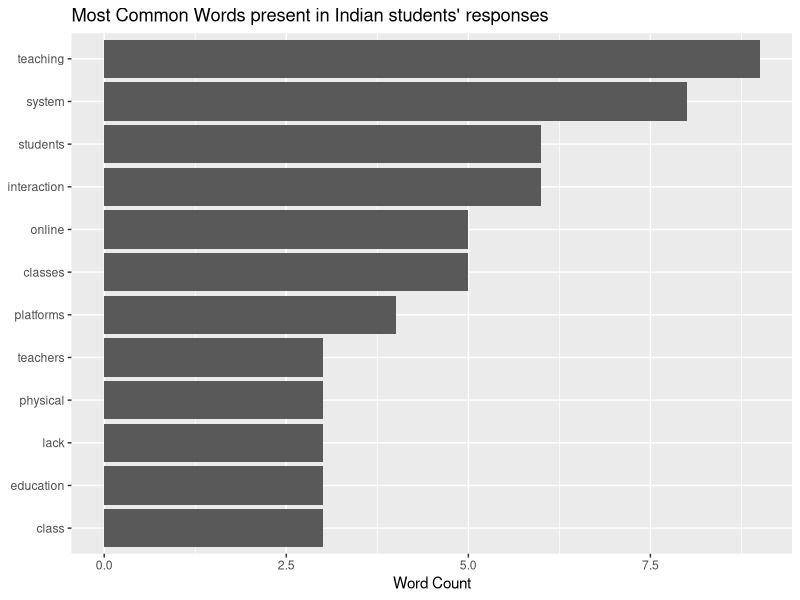

The R source for this figure:
library(tidyverse)
library(dplyr)
library(ggplot2)
library(readr)

setwd("F:/Desk/Winter2021/WT-CivilWebsite/Report")
path <- getwd()

sIND_WC <- read_csv("sIND_DA_WC.csv")
colnames(sIND_WC) <- c("index", "word", "word_count", "PER")
sIND_WC <- sIND_WC %>% mutate(word = reorder(word, word_count))
sIND_WC_Plot <- sIND_WC %>% filter(word_count >= 3)

G_sIND <- sIND_WC_Plot %>% 
  ggplot(aes(word_count, word)) +
  geom_col() +
  labs(y = NULL) + 
  ggtitle("Most Common Words present in Indian students' responses") +
  xlab("Word Count")
G_sIND
